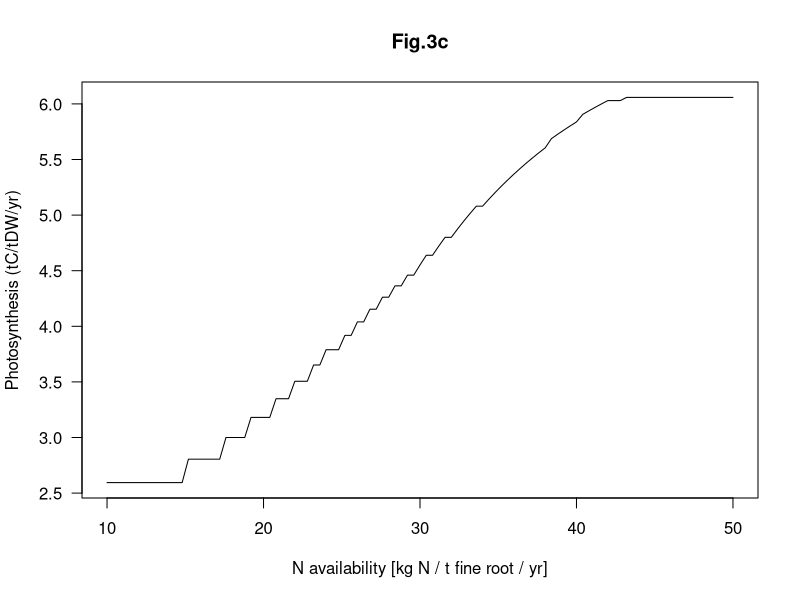

Write R code to recreate this figure.
## This is my implementation of the allocation optimisation by Makela et al., 2008. 
## All parameter values and equations are from that publication.

options(digits=8)
library(polynom) 

check.sanity <- TRUE
do.pine      <- TRUE
do.spruce    <- FALSE
verbose      <- FALSE

## set the independent variable: representing N availability (10 kgN/t-DW/yr = 10 gN/kg-DW/yr = 20 gN/kgC/yr = 0.02 gN/gC/yr)
#sigma_rM <- 0.02

if (do.pine||do.spruce) {

  if (do.pine){
    ## Parameters for Pinus sylvestris
    K_r       <- 2000
    K_f       <- 2500
    T_f       <- 3.3
    T_r       <- 1.25
    T_w       <- 40
    Y         <- 1.54
    r_m       <- 16
    sigma_fM0 <- 8.0
    n_r       <- 1
    n_w       <- 0.07
    f         <- 0.3
    alpha_w   <- 0.8
    c_H       <- 2800
    r_0       <- 0.009
    r_ref     <- 0.002
  } else if (do.spruce){
    ## Parameters for Picea abies
    K_r       <- 2000
    K_f       <- 8000
    T_f       <- 8
    T_r       <- 1.25
    T_w       <- 33.3
    Y         <- 1.54
    r_m       <- 16
    sigma_fM0 <- 4.0
    n_r       <- 1
    n_w       <- 0.07
    f         <- 0.3
    alpha_w   <- 0.4
    c_H       <- 3400
    r_0       <- 0.008
    r_ref     <- 0.002
  }

  ## light-saturated foliage-specific rate of photosynthesis (eq. 10); [sigma_fM] = kgC/kgDW/yr
  sigma_fM <- function( r_p, sigma_fM0=sigma_fM0, r_ref=r_ref ) {
    sigma_fM <- sigma_fM0 * r_p / ( r_p + r_ref)
  }

  ## actual (productive) photosynthetic N concentration (eq. 11)
  r_p <- function( r_f, r_0=r_0 ) {
    r_p <- max( r_f - r_0, 0.0 )  
  }

  ## Set range of foliar N:C ratio (1.2 kgN/kgDW)
  #r_f <- 0.024 
  r_f0 <- 0.012
  n_r_f0 <- 100
  r_f_range <- seq( from=r_f0-r_f0*0.5, to=r_f0+r_f0*0.5 , by=((r_f0+r_f0*0.5)-(r_f0-r_f0*0.5))/n_r_f0 )
  len_r_f <- length(r_f_range)

  ## Set range of N availability (=sigma_rM)
  n_sigma_rM <- 100
  sigma_rM0 <- 10/1000  # convert from kgN/t-DW to kgN/kg-DW
  sigma_rM1 <- 50/1000
  sigma_rM_range <- seq( from=sigma_rM0, to=sigma_rM1, by=(sigma_rM1-sigma_rM0)/n_sigma_rM )
  len_sigma_rM <- length(sigma_rM_range)

  ## initialise output arrays
  W_f_out     <- array(NA,dim=c(len_r_f,len_sigma_rM))
  W_r_out     <- array(NA,dim=c(len_r_f,len_sigma_rM))
  W_w_out     <- array(NA,dim=c(len_r_f,len_sigma_rM))
  G_out       <- array(NA,dim=c(len_r_f,len_sigma_rM))
  P_out       <- array(NA,dim=c(len_r_f,len_sigma_rM))
  R_m_out     <- array(NA,dim=c(len_r_f,len_sigma_rM))
  U_out       <- array(NA,dim=c(len_r_f,len_sigma_rM))
  phi_out     <- array(NA,dim=c(len_r_f,len_sigma_rM))
  r_f_out     <- array(NA,dim=c(len_r_f,len_sigma_rM))
  val_sigma_fM_out <- array(NA,dim=c(len_r_f,len_sigma_rM))
  if (check.sanity) {
    G_alt_out   <- array(NA,dim=c(len_r_f,len_sigma_rM))
    U_alt_out   <- array(NA,dim=c(len_r_f,len_sigma_rM))
    W_f_alt_out <- array(NA,dim=c(len_r_f,len_sigma_rM))  
  }

  for ( jdx in 1:len_sigma_rM ){
    ## ----------------------------------------------
    ## Vary N availability
    ## ----------------------------------------------
    sigma_rM <- sigma_rM_range[jdx]

    idx <- 0
    for (r_f in r_f_range) {
      idx <- idx + 1

      ## ----------------------------------------------
      ## Vary foliage C:N ratio
      ## ----------------------------------------------
      r_f_out[idx,jdx] <- r_f

      ## get value of sigma_fM (function)
      val_sigma_fM <- sigma_fM( r_p( r_f, r_0 ), sigma_fM0, r_ref )

      ## define coefficients of cubic function (eq. S10)
      beta1 <- Y * val_sigma_fM * K_f / ( 1/T_r + r_m * r_f * n_r )
      beta2 <- (1/T_f + r_f * ( alpha_w * c_H / T_w + Y * r_m * (1 + n_w * alpha_w * c_H * r_f ))) / (1/T_r + Y * r_m * r_f * n_r )
      beta3 <- sigma_rM * K_r / (r_f * (1-f) * n_r / T_r)
      beta4 <- (((1-f)/T_f)+((1-f) * n_w * alpha_w * c_H * r_f / T_w )) / ((1-f) * n_r / T_r)

      a1 <- ( beta1 - beta3 + K_r - K_f * (beta2+beta4)) / (- K_f)
      a2 <- (beta1 * beta4 - beta2 * beta3 + K_r * (beta2+beta4) - K_f * beta2 * beta4) / (-K_f)
      a3 <- K_r * beta2 * beta4 / (-K_f)

      ## use R polynom library to solve, this yields three solutions for phi
      poly <- polynomial( c( a3, a2, a1, 1 ) )
      out <- solve(poly)

      sols <- 0
      G <- 0
      for (i in out){
        ## ----------------------------------------------
        ## loop over the three solutions for phi
        ## ----------------------------------------------
        if (Im(i)==0 && Re(i)>0){

          ## i is solution in positive real space
          phi <- Re(i)
          sols <- sols + 1

          ## Get leaf, wood, and root mass with phi and r_f using eq. S3
          W_f <- beta1 / (beta2+phi) - K_f
          W_r <- phi * W_f
          W_w <- alpha_w * c_H * r_f * W_f

          ## Get productivity from W_f, phi, and r_f (= NPP)
          G_check <- W_f/T_f + W_r/T_r + W_w/T_w  # eq. S1

          if (G_check>G) {
            ## ----------------------------------------------
            ## This solution of phi is superior to the previous one w.r.t. growth
            ## ----------------------------------------------
            G <- G_check

            ## N uptake use eq. 6
            U <- r_f * W_f * ((1-f)/T_f + (1-f)*n_r*phi/T_r + (1-f)*n_w*alpha_w*c_H*r_f/T_w)

            ## GPP, eq. 6
            if ((W_f + K_f)!=0) {
              P <- val_sigma_fM * W_f * K_f / (W_f + K_f)
            } else {
              print('invalid solution: W_f + K_f = 0')
              stop
            }

            ## Maintenance respiration, eq. 5
            R_m <- r_m*r_f*W_f + r_m*r_f*n_r*W_r + r_m*n_w*r_f*W_w  # eq. 5

            ## write to output
            W_f_out[idx,jdx] <- W_f
            W_r_out[idx,jdx] <- W_r
            W_w_out[idx,jdx] <- W_w
            G_out[idx,jdx] <- G
            P_out[idx,jdx] <- P
            R_m_out[idx,jdx] <- R_m
            U_out[idx,jdx] <- U
            phi_out[idx,jdx] <- phi
            r_f_out[idx,jdx] <- r_f
            val_sigma_fM_out[idx,jdx] <- val_sigma_fM

            if (check.sanity) { 

              ## Alternatively, use eq. S7 and test if result is identical
              W_f_alt <- beta3 / (beta4+phi) - K_r / phi
              if (abs((W_f-W_f_alt)/W_f)>1e-9) { 
                print(paste('W_f     ', W_f))
                print(paste('W_f_alt ', W_f_alt))
                print(paste('diff    ', W_f_alt - W_f))
                print('S3 and S7 do not give identical results')
              }        

              ## Alternatively, use eq. 4 and test if result is identical
              G_alt <- Y * ( P - R_m )
              G_alt_out[idx,jdx] <- G_alt
              if (verbose) {
                if (abs((G-G_alt)/G)>1e-12) { 
                  print('not identical G calculated') 
                  print(paste('G:     ', G))
                  print(paste('G_alt: ', G_alt))
                } 
              }

              ## For N uptake, alternativaly use eq. 9
              U_alt <- sigma_rM*W_r*K_r / (W_r+K_r)
              U_alt_out[idx,jdx] <- U_alt
              if (verbose){
                if (abs((U-U_alt)/U)>1e-12) { 
                  print('not identical U calculated') 
                  print(paste('U:     ', U))
                  print(paste('U_alt: ', U_alt))
                } 
              }


            }


          }

        }
      }
      # print(paste('number of solutions: ', sols))
    }
  }

  ## for each N availability, find foliar-C:N index for which G is max
  idx.max <- rep(NA,len_sigma_rM)
  for (jdx in 1:len_sigma_rM){
    idx.max[jdx] <- which.max(G_out[,jdx])
  }

  ## Reduce arrays to maximum in r_f (1st dimension of *_out arrays)
  W_f_max   <- rep(NA,len_sigma_rM)
  W_r_max   <- rep(NA,len_sigma_rM)
  W_w_max   <- rep(NA,len_sigma_rM)
  G_max     <- rep(NA,len_sigma_rM) # = NPP
  P_max     <- rep(NA,len_sigma_rM) # = GPP
  R_m_max   <- rep(NA,len_sigma_rM)
  U_max     <- rep(NA,len_sigma_rM)
  phi_max   <- rep(NA,len_sigma_rM)
  r_f_max   <- rep(NA,len_sigma_rM)
  val_sigma_fM_max <- rep(NA,len_sigma_rM)
  if (check.sanity) {
    G_alt_max <- rep(NA,len_sigma_rM)
    U_alt_max <- rep(NA,len_sigma_rM)
  }
  for (jdx in 1:len_sigma_rM){
    W_f_max[jdx]   <- W_f_out[idx.max[jdx],jdx]
    W_r_max[jdx]   <- W_r_out[idx.max[jdx],jdx]
    W_w_max[jdx]   <- W_w_out[idx.max[jdx],jdx]
    G_max  [jdx]   <- G_out[idx.max[jdx],jdx]
    P_max  [jdx]   <- P_out[idx.max[jdx],jdx]
    R_m_max[jdx] <- R_m_out[idx.max[jdx],jdx]
    U_max  [jdx]   <- U_out[idx.max[jdx],jdx]
    phi_max[jdx]   <- phi_out[idx.max[jdx],jdx]
    r_f_max[jdx]   <- r_f_out[idx.max[jdx],jdx]
    val_sigma_fM_max[jdx] <- val_sigma_fM_out[idx.max[jdx],jdx]
    if (check.sanity) {
      G_alt_max[jdx] <- G_alt_out[idx.max[jdx],jdx]
      U_alt_max[jdx] <- U_alt_out[idx.max[jdx],jdx]
    }
  }
}

## Visualisations
par(las=1)

## Growth vs. leaf C:N, for a given N availability
# plot( r_f_range, G_out[,50], type="l", xlab="foliar C:N [kg-DW/kgN]", ylab="grwoth [kg-DW/yr]" )
# if (check.sanity) {lines( r_f_range, G_alt_out[,50], col="red" )}
# points( r_f_range[which.max(G_out[,50])], G_out[which.max(G_out[,50]),50] )
# points( r_f_range[which.max(G_alt_out[,50])], G_alt_out[which.max(G_alt_out[,50]),50], col="red" )

## N uptake vs. leaf C:N, for a given N availability
# plot( r_f_range, U_out[,50], type="l", xlab="foliar C:N [kg-DW/kgN]", ylab="N uptake [kg-N/yr]" )
# lines( r_f_range, U_alt_out[,50], col="red" )

## Fig. 1a: biomass vs. N availability
# plot( sigma_rM_range*1000, W_f_max/1000, type="l", xlab="N availability [kg N / t fine root / yr]", ylab="biomass [t-DW/ha]", ylim=c(0,18) )
# lines( sigma_rM_range*1000, W_r_max/1000, col="red" )
# title("Fig.1a")

## Fig. 1b: foliage:fine roots vs. N availability
# plot( sigma_rM_range*1000, 1/phi_max, type="l", xlab="N availability [kg N / t fine root / yr]", ylab="Foliage:fine roots", ylim=c(0,16) )
# title("Fig.1b")

## Fig. 2a: foliar C:N vs. N availability
# plot( sigma_rM_range*1000, r_f_max*100, type="l", xlab="N availability [kg N / t fine root / yr]", ylab="Foliar [N] (%)", ylim=c(0.8,1.6) )
# title("Fig.2a")

## Fig. 2b: N uptake vs. N availability
# plot( sigma_rM_range*1000, U_max, type="l", xlab="N availability [kg N / t fine root / yr]", ylab="Foliar [N] (%)", ylim=c(0,55) )
# title("Fig.2b")

## Fig. 3a: GPP/NPP vs. N availability
# plot( sigma_rM_range*1000, P_max/1000, type="l", xlab="N availability [kg N / t fine root / yr]", ylab="Production (tC/ha/yr)", ylim=c(0,16) )
# lines(sigma_rM_range*1000, G_max/1000, col="red" )
# lines(sigma_rM_range*1000, G_alt_max/1000, col="red", lty=2 )
# title("Fig.3a")

## Fig. 3b: NPP:GPP ratio
# plot( sigma_rM_range*1000, G_alt_max/P_max, type="l", xlab="N availability [kg N / t fine root / yr]", ylab="NPP:GPP" )
# title("Fig.3b")
# # ylim=c(0.2,0.6)

## Fig. 3c: Photosynthesis (leaf-specific)
plot( sigma_rM_range*1000, val_sigma_fM_max, type="l", xlab="N availability [kg N / t fine root / yr]", ylab="Photosynthesis (tC/tDW/yr)" )
title("Fig.3c")




